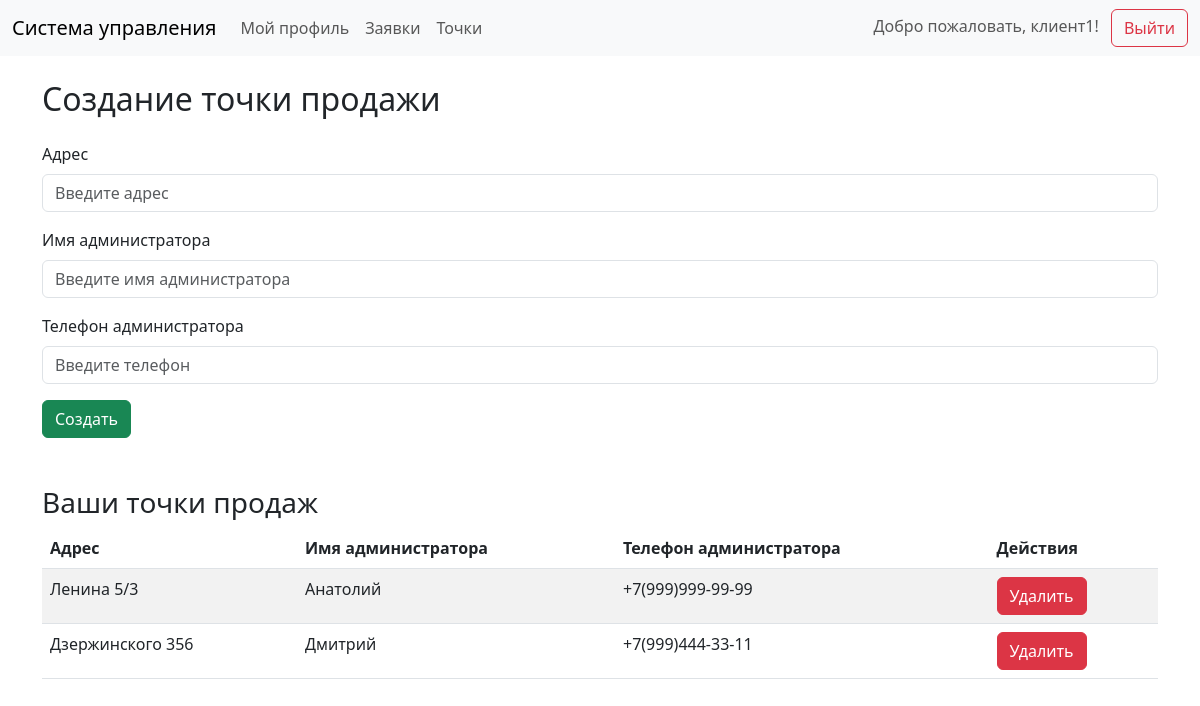
Page /myplaces (signed in) on the earlier database version.
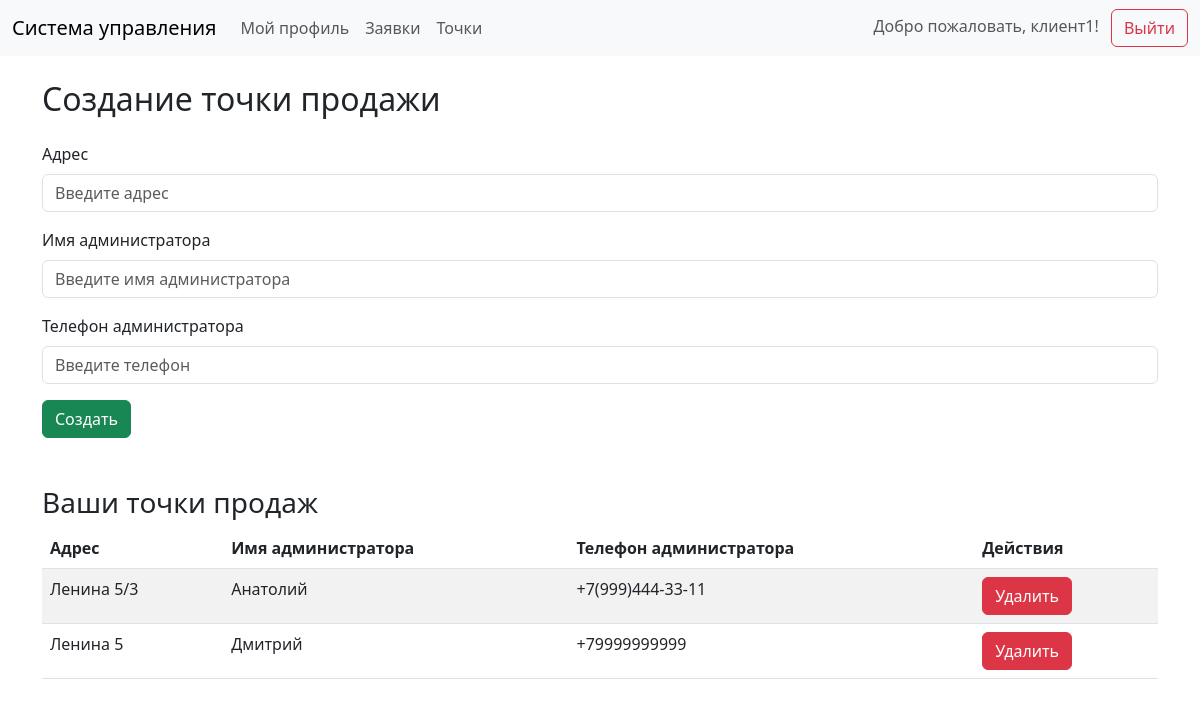
Same page on the later database version.
### app/models.py (models this page shows, shortened)
class Client(UserMixin, db.Model):
    __tablename__ = 'clients'
    id = db.Column(db.Integer, primary_key=True)
    company_name = db.Column(db.String(255), nullable=False)
    username = db.Column(db.String(50), nullable=False, unique=True)
    password_hash = db.Column(db.String(128), nullable=False)
    telegram_id = db.Column(db.String(50), nullable=True)

class Places(db.Model):
    __tablename__ = 'places'
    id = db.Column(db.Integer, primary_key=True)
    client_id = db.Column(db.Integer, db.ForeignKey('clients.id'))
    address = db.Column(db.String(255), nullable=False)
    admin_name = db.Column(db.String(255), nullable=False)
    admin_phone = db.Column(db.String(50), nullable=False)

### app/web.py (the view, shortened to what this page needs)
@web_bp.route('/myplaces', methods=['GET', 'POST'])
@login_required
def myplaces():
    places = Places.query.filter_by(client_id=current_user.id).all()
    return render_template('myplaces.html', places=places)

### app/web.py (called while the page is built)
@login_manager.user_loader
def load_user(user_id):
    if user_id.startswith("employee-"):
        employee_id = user_id.split("-")[1]
        return db.session.query(Employee).get(employee_id)
    elif user_id.startswith("client-"):
        client_id = user_id.split("-")[1]
        return db.session.query(Client).get(client_id)
    return None

### app/templates/myplaces.html (shortened to what this page needs)
{% extends "base.html" %}
{% block content %}
    <h2 class="mb-4">Создание точки продажи</h2>
    <form method="POST" action="{{ url_for('web.myplaces') }}">
        <div class="mb-3">
            <label for="address" class="form-label">Адрес</label>
            <input type="text" class="form-control" id="address" name="address" placeholder="Введите адрес" required>
        </div>
        <div class="mb-3">
            <label for="adminName" class="form-label">Имя администратора</label>
            <input type="text" class="form-control" id="adminName" name="admin_name" placeholder="Введите имя администратора" required>
        </div>
        <div class="mb-3">
            <label for="adminPhone" class="form-label">Телефон администратора</label>
            <input type="tel" class="form-control" id="adminPhone" name="admin_phone" placeholder="Введите телефон" required>
        </div>
        <button type="submit" class="btn btn-success">Создать</button>
    </form>
    <h3 class="mt-5">Ваши точки продаж</h3>
    {% if places %}
        <table class="table table-striped">
            <thead>
                <tr>
                    <th>Адрес</th>
                    <th>Имя администратора</th>
                    <th>Телефон администратора</th>
                    <th>Действия</th>
                </tr>
            </thead>
            <tbody>
                {% for place in places %}
                    <tr>
                        <td>{{ place.address }}</td>
                        <td>{{ place.admin_name }}</td>
                        <td>{{ place.admin_phone }}</td>
                        <td>
                            <form method="POST" action="{{ url_for('web.delete_place', place_id=place.id) }}">
                                <button type="submit" class="btn btn-danger">Удалить</button>
                            </form>
                        </td>
                    </tr>
                {% endfor %}
            </tbody>
        </table>
    {% else %}
        <p>У вас нет добавленных точек продаж.</p>
    {% endif %}
{% endblock %}

### app/templates/base.html (shortened to what this page needs)
<!DOCTYPE html>
<html lang="ru">
<head>
    <link href="https://cdn.jsdelivr.net/npm/bootstrap@5.3.0/dist/css/bootstrap.min.css" rel="stylesheet">
</head>
<body>
    <header>
        <nav class="navbar navbar-expand-lg navbar-light bg-light">
            <div class="container-fluid">
                <a class="navbar-brand" href="{{ url_for('web.home') }}">Система управления</a>
                <div class="collapse navbar-collapse" id="navbarNav">
                    {% if current_user.role in ['director', 'employee', 'директор','сотрудник', 'бот'] %}
                        <ul class="navbar-nav">
                            <li class="nav-item">
                                <a class="nav-link" href="{{ url_for('web.employees') }}">Сотрудники</a>
                            </li>
                            <li class="nav-item">
                                <a class="nav-link" href="{{ url_for('web.tickets') }}">Заявки</a>
                            </li>
                            <li class="nav-item">
                                <a class="nav-link" href="{{ url_for('web.clients') }}">Клиенты</a>
                            </li>
                        </ul>
                    {% else %}
                        <ul class="navbar-nav">
                            <li class="nav-item">
                                <a class="nav-link" href="{{ url_for('web.profile') }}">Мой профиль</a>
                            </li>
                            <li class="nav-item">
                                <a class="nav-link" href="{{ url_for('web.mytickets') }}">Заявки</a>
                            </li>
                            <li class="nav-item">
                                <a class="nav-link" href="{{ url_for('web.myplaces') }}">Точки</a>
                            </li>
                        </ul>
                    {% endif %}
                    <div class="ms-auto">
                        {% if current_user.is_authenticated %}
                            {% if current_user.role in ['director', 'employee','директор', 'сотрудник' ] %}
                                <span class="navbar-text me-2">
                                    Добро пожаловать, {{ current_user.name }}!
                                </span>
                            {% else %}
                                <span class="navbar-text me-2">
                                    Добро пожаловать, {{ current_user.company_name }}!
                                </span>
                            {% endif %}
                            <a href="{{ url_for('web.logout') }}" class="btn btn-outline-danger">Выйти</a>
                        {% else %}
                            <a href="{{ url_for('web.login') }}" class="btn btn-outline-primary">Войти</a>
                        {% endif %}
                    </div>
                </div>
            </div>
        </nav>
    </header>
    <main class="container mt-4">
        {% block content %}{% endblock %}
    </main>
</body>
</html>

Differences in the rows shown:
changed Places "Ленина 5/3": admin_phone "+7(999)999-99-99" → "+7(999)444-33-11"
changed Places "Дмитрий": address "Дзержинского 356" → "Ленина 5"; admin_phone "+7(999)444-33-11" → "+79999999999"
